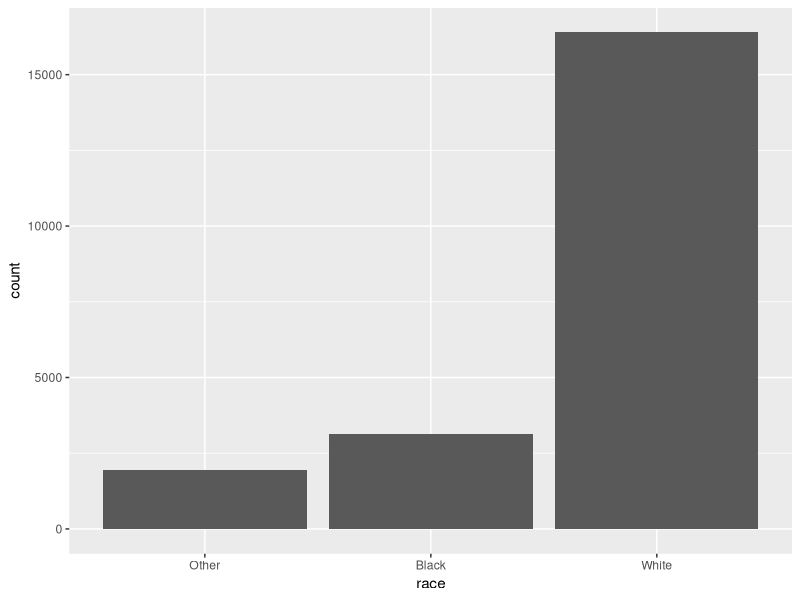
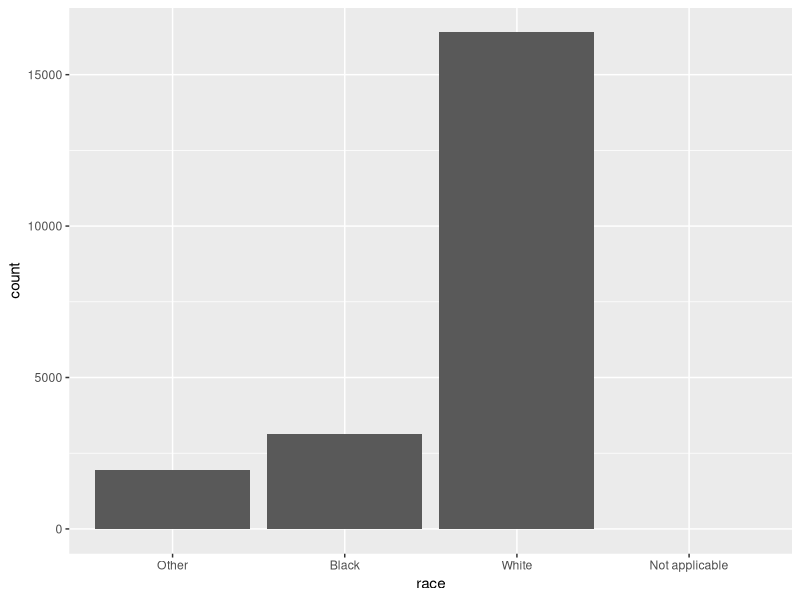
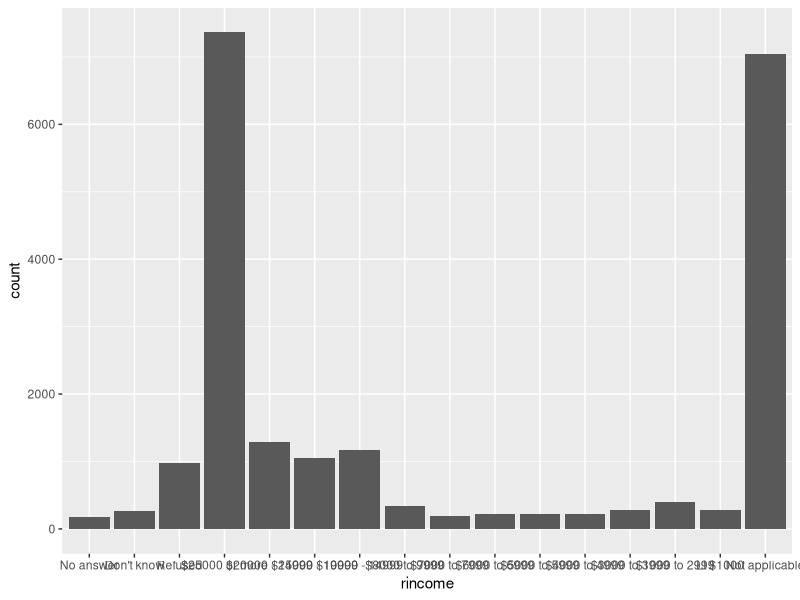
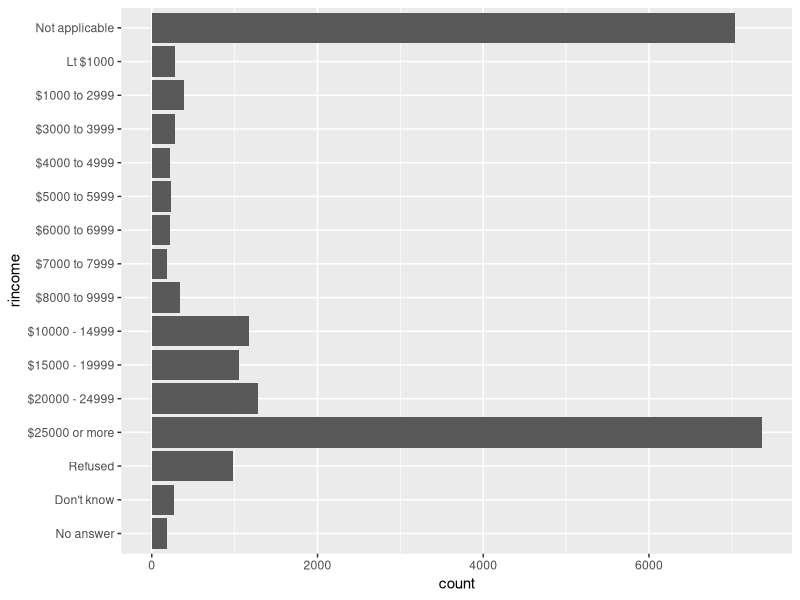
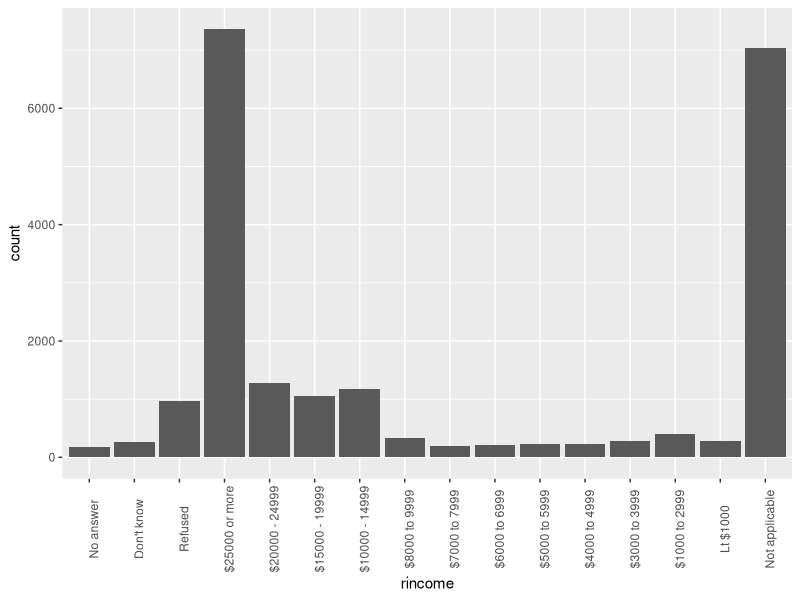

Generate these figures, in order, with R:
### Chapter 12 Factors with forcats ###

### LOAD PACKAGES ###
# forcats is not part of tidyverse
library(tidyverse)
library(forcats)

### CONTENT ###

# Creating Factors
x1 <- c("Jan", "Feb", "Mar", "Apr")
# To create a factor, we must create a list of valid levels:
month_levels <- c( "Jan", "Feb", "Mar", "Apr", "May", "Jun", 
                   "Jul", "Aug", "Sep", "Oct", "Nov", "Dec")
# Now we can create a factor
y1 <- factor(x1, levels = month_levels)
y1
# Any value not in the set will be silently converted to NA:
x2 <- c("Jan", "Febb", "Mar", "Aug", "Sepp")
y2 <- factor(x2, levels = month_levels)
y2
# If you omit levels, they'll be taken from the data in alphabetical order
factor(x1)
factor(x2)

# Sometimes you'd prefer that the order of the levels match the order of the first apprearance
# in the data. You can do that when creating the factor by setting levels to unique(x), or after the fact,
# with fct_inorder()
f1 <- factor(x1, levels = unique(x1))
f1

f2 <- f1 %>% factor() %>% fct_inorder()
f2
# To access directly to the levels, use:
levels(f2)

# General Social Survey
# The rest of the chapter focuses on forcats::gss_cat
forcats::gss_cat
# get more information with
?gss_cat

# When factors are stored in a tibble, you can't see their levels so easily. One way to see is count()
gss_cat %>%
  count(race)
ggplot(gss_cat, aes(race)) + 
  geom_bar()
# So now we see the levels are: Other, Black, and White
# By default, ggplot2 will drop values that don't have any values. You can force them to display with:
ggplot(gss_cat, aes(race)) +
  geom_bar() +
  scale_x_discrete(drop = FALSE)
# Now we see that: Other, Black, White, Not applicable

# Exercises
# 1. Explore the distribution of rincome. What makes the default bar chart hard to understand? How would you improve
# the plot?
ggplot(gss_cat, aes(rincome)) +
  geom_bar()
# The space is too crowded that you don't see the exact numbers of each income level
# To deal with long var names, we can flip the coord
ggplot(gss_cat, aes(rincome)) +
  geom_bar() +
  coord_flip()
# Or we can use the theme to change the angle of the var names
ggplot(gss_cat, aes(rincome)) +
  geom_bar() +
  theme(axis.text.x = element_text(angle = 90))

# 2. What is the most common relig in this survey? What is the most common partyid?
# From the help menu, we know that relig is religion, while partyid is the party affiliation
gss_cat %>%
  count(relig) %>%
  arrange(desc(n)) %>%
  head(10)
# We know that Protestant has 10846, which is the highest, or most common religion

# Same applies if we do it to partyid
gss_cat %>%
  count(partyid) %>%
  arrange(desc(n)) %>%
  head(5)
# So the most common partyid is independent

